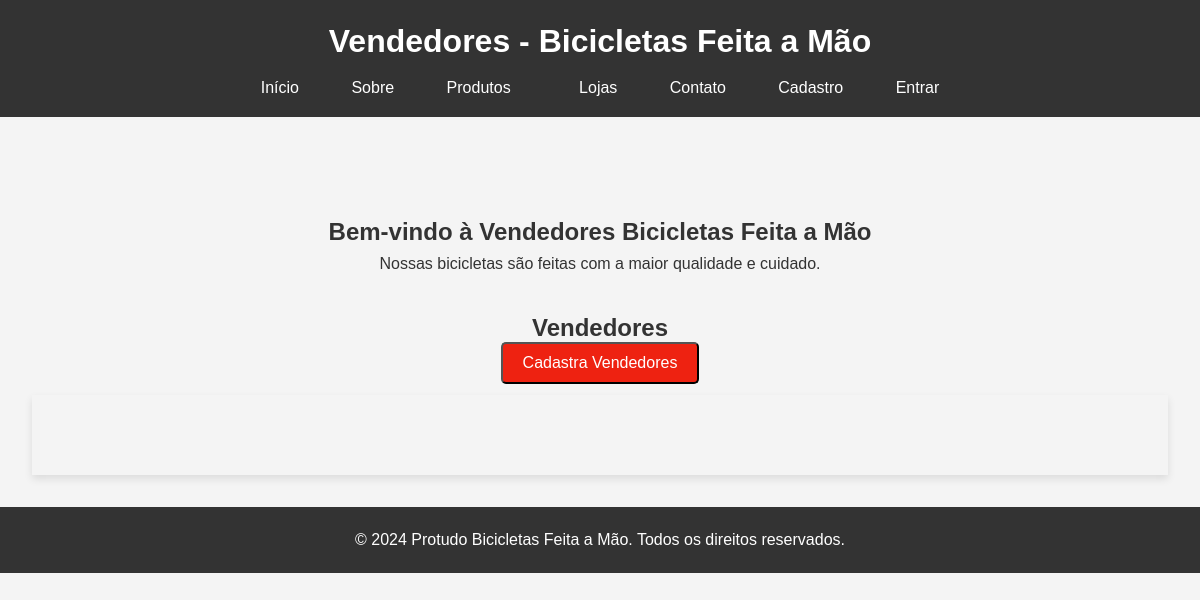
/vendedores/, run on an earlier commit of the app's database.
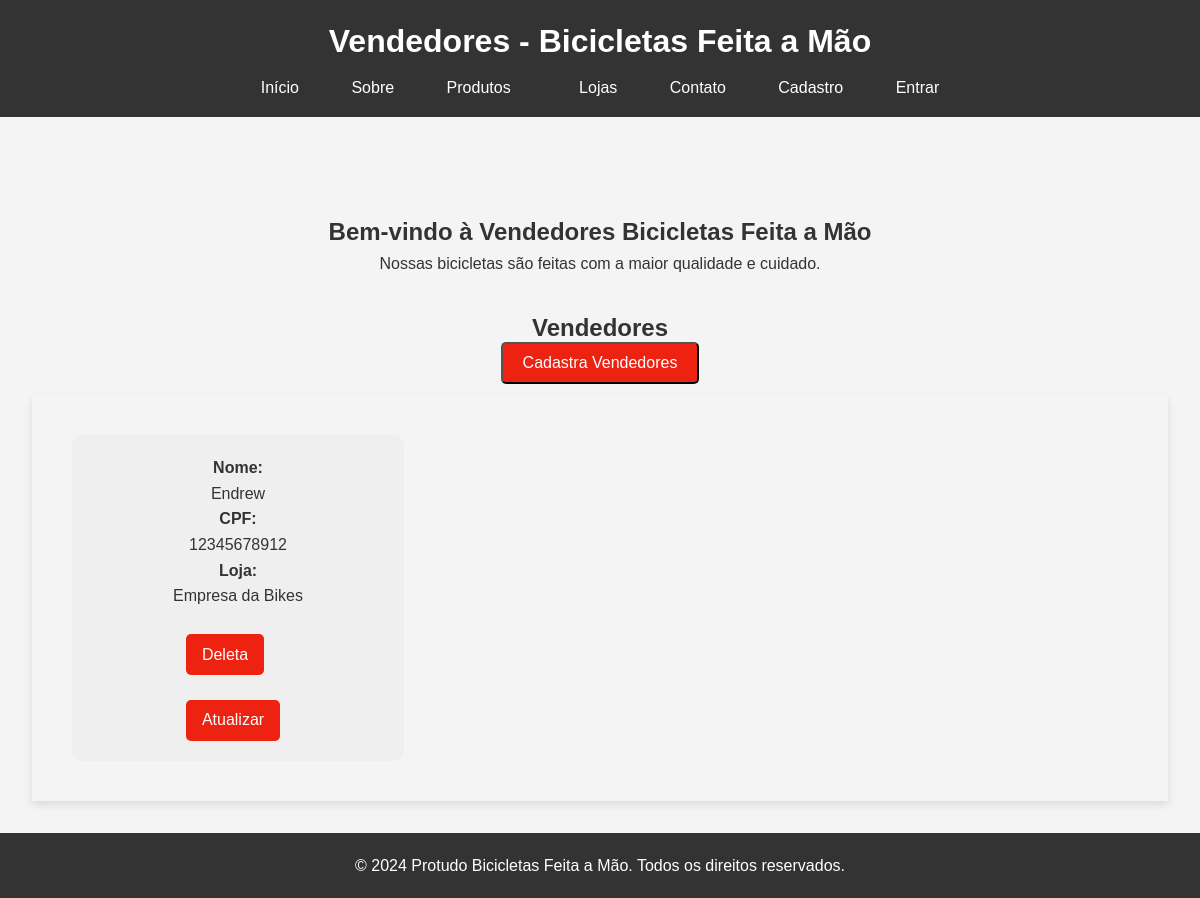
And on a later commit of the database.
### bikcraft/models.py (models this page shows, shortened)
class Pessoas(models.Model):
    nome = models.CharField(max_length=100, verbose_name='Nome')
    cpf  = models.CharField(max_length=11, verbose_name='CPF')
    opcao_lojas = models.ForeignKey(Lojas, on_delete=models.CASCADE, verbose_name='Lojas')

class Lojas(models.Model):
    nome = models.CharField(max_length=30, verbose_name='Nome da Loja')
    produtos = models.ManyToManyField(Bike, verbose_name='Produtos')
    cnpj = models.CharField(max_length=14, verbose_name='CNPJ')
    detalhe = models.TextField(blank=True, null=True, verbose_name='Descrição')
    def __str__(self):
        return self.nome

### bikcraft/views.py (the view)
# urls.py: path('vendedores/', views.ListVendedoresView.as_view(), name='pagina-vendedores'),
class ListVendedoresView(ListView):
    model = Pessoas
    template_name = 'vendedores.html'
    context_object_name = 'vendedores'

### bikcraft/templates/vendedores.html (shortened to what this page needs)
{% load static %}
<!DOCTYPE html>
<html lang="pt-BR">
<head>
    <link rel="stylesheet" href="{% static 'base/css/vendedores.css' %}">
</head>
<body>
    <header>
        <h1>Vendedores - Bicicletas Feita a Mão</h1>
        <nav>
            <ul>
                <li><a href='{% url "pagina-inicial" %}'>Início</a></li>
                <li><a href="{% url 'pagina-sobre' %}">Sobre</a></li>
                <li><a href='{% url "pagina-produtos" %}'>Produtos</a><li>
                <li><a href='{% url "pagina-loja" %}'>Lojas</a></li>
                <li><a href="{% url 'pagina-contados' %}">Contato</a></li>
                <li><a href='{% url "cadastra-usuario" %}'>Cadastro</a></li>
                {% if request.user.is_authenticated %}
                <li><a href='{% url "sair" %}'>Sair</a></li>
                {% else %}
                <li><a href='{% url "acessar" %}'>Entrar</a></li>
                {% endif %}
            </ul>
        </nav>
    </header>
    <main>
        <section id="home">
            <h2><center>Bem-vindo à Vendedores Bicicletas Feita a Mão</center></h2>
            <p><center>Nossas bicicletas são feitas com a maior qualidade e cuidado.</center></p>
        </section>
        <h2><center>Vendedores</center></h2>
        <div class="button-cadastra">
            <a href='{% url "cadastra-pessoas" %}'><button>Cadastra Vendedores</button></a>
        </div>
        <section id="products">
            {% for vendedor in vendedores %}
                <div class='product-card'>
                    <h4>Nome:</h4>
                    <p>{{vendedor.nome}}</p>
                    <h4>CPF:</h4>
                    <p>{{vendedor.cpf}}</p>
                    <h4>Loja:</h4>
                    <p>{{vendedor.opcao_lojas}}</p><br>
                    <div class="button-container">
                        <form method='POST' action = '{% url "deleta-pessoas" vendedor.id%}'>
                            <button type="submit">Deleta</button>
                        </form><br>
                        <a id='atualizado' href="{% url 'pessoas-atualiza' vendedor.id %}"><button>Atualizar</button></a>
                    </div>
                </div>
            {% endfor %}
        </section>
    </main>
    <footer>
        <p>&copy; 2024 Protudo Bicicletas Feita a Mão. Todos os direitos reservados.</p>
    </footer>
</body>
</html>

What changed in the data, as far as the page shows it:
added Pessoas: nome "Endrew", cpf "12345678912", opcao_lojas "Empresa da Bikes"
